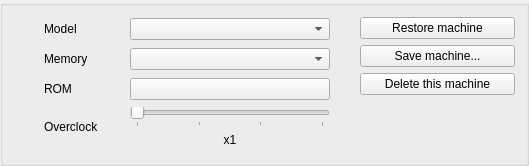
          <widget class="QGroupBox" name="archArchGBox">
           <layout class="QHBoxLayout" name="horizontalLayout_9">
            <item>
             <layout class="QGridLayout" name="gridLayout" columnstretch="0,0,0,0,10">
               <item row="0" column="0">
                <widget class="QLabel" name="icoMachine">
                 <property name="minimumSize">
                  <size>
                   <width>24</width>
                   <height>24</height>
                  </size>
                 </property>
                 <property name="maximumSize">
                  <size>
                   <width>24</width>
                   <height>24</height>
                  </size>
                 </property>
                 <property name="pixmap">
                  <pixmap resource="../xpeccy.qrc">:/images/model-zx48.png</pixmap>
                 </property>
                 <property name="scaledContents">
                  <bool>true</bool>
                 </property>
                </widget>
               </item>
               <item row="0" column="1">
                <widget class="QLabel" name="label">
                 <property name="minimumSize">
                  <size>
                   <width>80</width>
                   <height>0</height>
                  </size>
                 </property>
                 <property name="text">
                  <string>Model</string>
                 </property>
                </widget>
               </item>
               <item row="0" column="2" colspan="3">
                <widget class="QComboBox" name="machbox">
                 <property name="minimumSize">
                  <size>
                   <width>200</width>
                   <height>0</height>
                  </size>
                 </property>
                 <property name="maximumSize">
                  <size>
                   <width>200</width>
                   <height>16777215</height>
                  </size>
                 </property>
                 <property name="toolTip">
                  <string>The machine being emulated. Picking another one
switches to it when the settings are applied</string>
                 </property>
                </widget>
               </item>
               <item row="1" column="0">
                <widget class="QLabel" name="icoMemory">
                 <property name="minimumSize">
                  <size>
                   <width>24</width>
                   <height>24</height>
                  </size>
                 </property>
                 <property name="maximumSize">
                  <size>
                   <width>24</width>
                   <height>24</height>
                  </size>
                 </property>
                 <property name="pixmap">
                  <pixmap resource="../xpeccy.qrc">:/images/memory.png</pixmap>
                 </property>
                 <property name="scaledContents">
                  <bool>true</bool>
                 </property>
                </widget>
               </item>
               <item row="1" column="1">
                <widget class="QLabel" name="labMemory">
                 <property name="minimumSize">
                  <size>
                   <width>80</width>
                   <height>0</height>
                  </size>
                 </property>
                 <property name="text">
                  <string>Memory</string>
                 </property>
                </widget>
               </item>
               <item row="1" column="2" colspan="3">
                <widget class="QComboBox" name="mszbox">
                 <property name="minimumSize">
                  <size>
                   <width>200</width>
                   <height>0</height>
                  </size>
                 </property>
                 <property name="maximumSize">
                  <size>
                   <width>200</width>
                   <height>16777215</height>
                  </size>
                 </property>
                 <property name="toolTip">
                  <string>How much RAM the machine has</string>
                 </property>
                </widget>
               </item>
               <item row="2" column="0">
                <widget class="QLabel" name="icoRom">
                 <property name="minimumSize">
                  <size>
                   <width>24</width>
                   <height>24</height>
                  </size>
                 </property>
                 <property name="maximumSize">
                  <size>
                   <width>24</width>
                   <height>24</height>
                  </size>
                 </property>
                 <property name="pixmap">
                  <pixmap resource="../xpeccy.qrc">:/images/filebin.png</pixmap>
                 </property>
                 <property name="scaledContents">
                  <bool>true</bool>
                 </property>
                </widget>
               </item>
               <item row="2" column="1">
                <widget class="QLabel" name="labRom">
                 <property name="minimumSize">
                  <size>
                   <width>80</width>
                   <height>0</height>
                  </size>
                 </property>
                 <property name="text">
                  <string>ROM</string>
                 </property>
                </widget>
               </item>
               <item row="2" column="2" colspan="3">
                <widget class="xSideButton" name="pbRomSet">
                 <property name="minimumSize">
                  <size>
                   <width>200</width>
                   <height>0</height>
                  </size>
                 </property>
                 <property name="maximumSize">
                  <size>
                   <width>200</width>
                   <height>16777215</height>
                  </size>
                 </property>
                 <property name="icon">
                  <iconset resource="../xpeccy.qrc">
                   <normaloff>:/images/settings.png</normaloff>:/images/settings.png</iconset>
                 </property>
                </widget>
               </item>
               <item row="3" column="0">
                <widget class="QLabel" name="icoCpuFreq">
                 <property name="minimumSize">
                  <size>
                   <width>24</width>
                   <height>24</height>
                  </size>
                 </property>
                 <property name="maximumSize">
                  <size>
                   <width>24</width>
                   <height>24</height>
                  </size>
                 </property>
                 <property name="pixmap">
                  <pixmap resource="../xpeccy.qrc">:/images/clock.png</pixmap>
                 </property>
                 <property name="scaledContents">
                  <bool>true</bool>
                 </property>
                </widget>
               </item>
               <item row="3" column="1">
                <widget class="QLabel" name="labCpuFreq">
                 <property name="minimumSize">
                  <size>
                   <width>80</width>
                   <height>0</height>
                  </size>
                 </property>
                 <property name="text">
                  <string>Overclock</string>
                 </property>
                </widget>
               </item>
               <item row="3" column="2" colspan="3">
                <widget class="QWidget" name="freqBox" native="true">
                 <property name="minimumSize">
                  <size>
                   <width>200</width>
                   <height>0</height>
                  </size>
                 </property>
                 <property name="maximumSize">
                  <size>
                   <width>200</width>
                   <height>16777215</height>
                  </size>
                 </property>
                 <layout class="QVBoxLayout" name="horizontalLayout_freq">
                  <property name="leftMargin">
                   <number>0</number>
                  </property>
                  <property name="topMargin">
                   <number>0</number>
                  </property>
                  <property name="rightMargin">
                   <number>0</number>
                  </property>
                  <property name="bottomMargin">
                   <number>0</number>
                  </property>
                  <item>
                   <widget class="xSlider" name="sldSpeed">
                    <property name="toolTip">
                     <string>The CPU gets a multiplier, the frame rate
stays where it was. Not saved. Past 14 MHz
no real machine ran: timing is not guaranteed</string>
                    </property>
                    <property name="maximum">
                     <number>3</number>
                    </property>
                    <property name="pageStep">
                     <number>1</number>
                    </property>
                    <property name="orientation">
                     <enum>Qt::Horizontal</enum>
                    </property>
                    <property name="tickPosition">
                     <enum>QSlider::TicksBelow</enum>
                    </property>
                    <property name="tickInterval">
                     <number>1</number>
                    </property>
                   </widget>
                  </item>
                  <item>
                   <widget class="QLabel" name="labSpeed">
                    <property name="alignment">
                     <set>Qt::AlignHCenter|Qt::AlignVCenter</set>
                    </property>
                    <property name="text">
                     <string>x1</string>
                    </property>
                   </widget>
                  </item>
                 </layout>
                </widget>
               </item>
               <item row="4" column="2">
                <spacer name="verticalSpacer_21">
                 <property name="orientation">
                  <enum>Qt::Vertical</enum>
                 </property>
                 <property name="sizeHint" stdset="0">
                  <size>
                   <width>20</width>
                   <height>5</height>
                  </size>
                 </property>
                </spacer>
               </item>
             </layout>
            </item>
            <item>
             <spacer name="horizontalSpacer_mach">
              <property name="orientation">
               <enum>Qt::Horizontal</enum>
              </property>
              <property name="sizeType">
               <enum>QSizePolicy::Fixed</enum>
              </property>
              <property name="sizeHint" stdset="0">
               <size>
                <width>24</width>
                <height>20</height>
               </size>
              </property>
             </spacer>
            </item>
            <item>
             <widget class="QWidget" name="machButtons" native="true">
              <property name="minimumSize">
               <size>
                <width>155</width>
                <height>0</height>
               </size>
              </property>
              <property name="maximumSize">
               <size>
                <width>155</width>
                <height>16777215</height>
               </size>
              </property>
               <layout class="QVBoxLayout" name="verticalLayout_26">
                <property name="leftMargin">
                 <number>0</number>
                </property>
                <property name="topMargin">
                 <number>0</number>
                </property>
                <property name="rightMargin">
                 <number>0</number>
                </property>
                <property name="bottomMargin">
                 <number>0</number>
                </property>
                <item>
                 <widget class="xSideButton" name="pbResetMachine">
                  <property name="icon">
                   <iconset resource="../xpeccy.qrc">
                    <normaloff>:/images/refresh.png</normaloff>:/images/refresh.png</iconset>
                  </property>
                  <property name="toolTip">
                   <string>Drop everything you changed on this machine and take it as it ships</string>
                  </property>
                  <property name="text">
                   <string>Restore machine</string>
                  </property>
                 </widget>
                </item>
                <item>
                 <widget class="xSideButton" name="pbSaveMachine">
                  <property name="icon">
                   <iconset resource="../xpeccy.qrc">
                    <normaloff>:/images/save-as.png</normaloff>:/images/save-as.png</iconset>
                  </property>
                  <property name="toolTip">
                   <string>Keep this configuration as a machine of your own</string>
                  </property>
                  <property name="text">
                   <string>Save machine...</string>
                  </property>
                 </widget>
                </item>
                <item>
                 <widget class="xSideButton" name="pbDelMachine">
                  <property name="icon">
                   <iconset resource="../xpeccy.qrc">
                    <normaloff>:/images/cancel.png</normaloff>:/images/cancel.png</iconset>
                  </property>
                  <property name="toolTip">
                   <string>Drop a machine of your own</string>
                  </property>
                  <property name="text">
                   <string>Delete this machine</string>
                  </property>
                 </widget>
                </item>
                <item>
                 <spacer name="verticalSpacer_18">
                  <property name="orientation">
                   <enum>Qt::Vertical</enum>
                  </property>
                  <property name="sizeHint" stdset="0">
                   <size>
                    <width>20</width>
                    <height>5</height>
                   </size>
                  </property>
                 </spacer>
                </item>
               </layout>
             </widget>
            </item>
           </layout>
          </widget>
